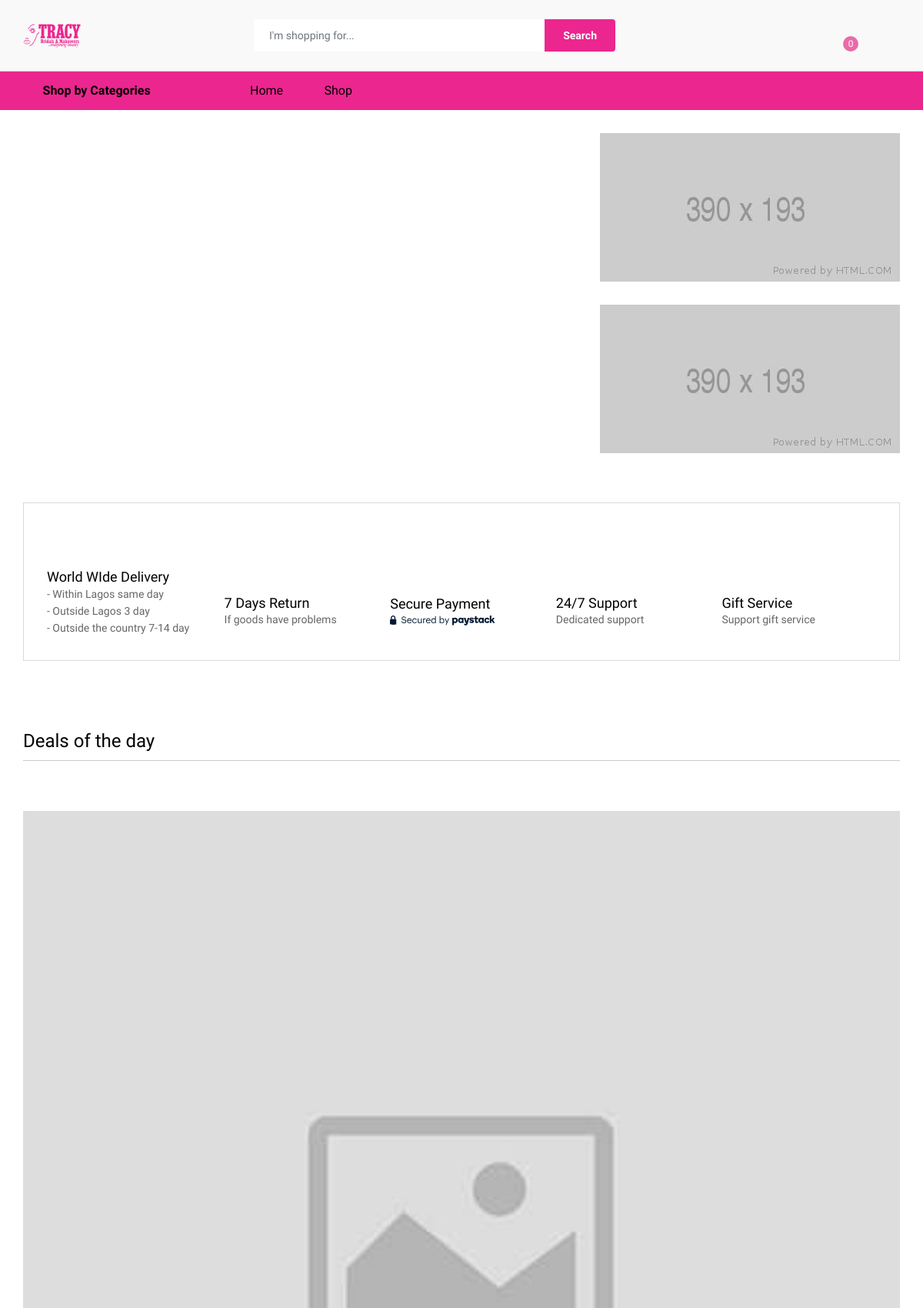
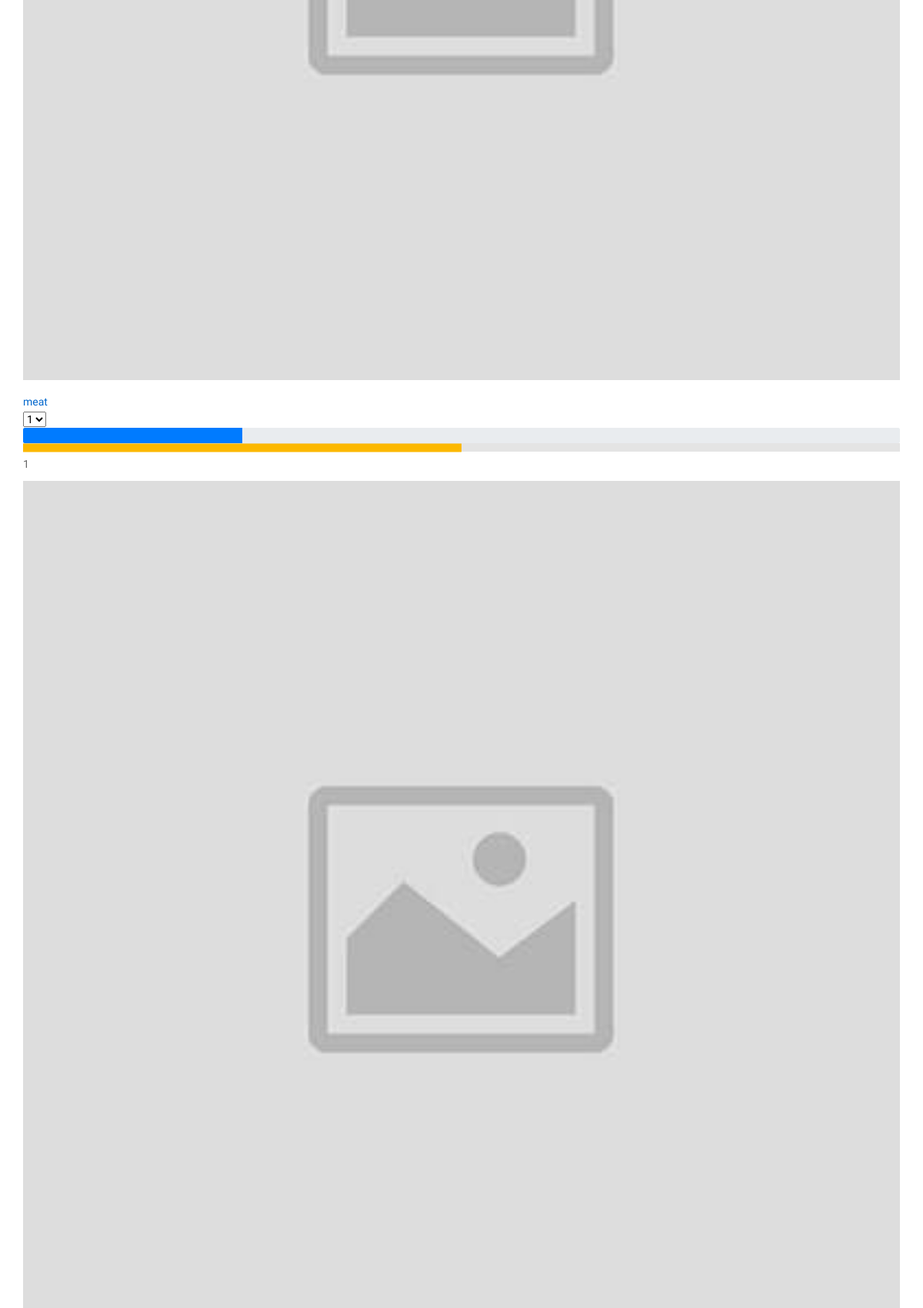
The app's page /public_html/index.php (upper part) with its own data (2 pictures, top to bottom).
### tables this page shows
CREATE TABLE `products` (
  `products_id` int(11) NOT NULL,
  `products_name` varchar(30) NOT NULL,
  `products_price` varchar(11) NOT NULL,
  `products_sales_price` varchar(10) NOT NULL,
  `products_sub_categories` int(10) NOT NULL,
  `products_promo` varchar(20) NOT NULL DEFAULT '0',
  `products_deals` varchar(20) NOT NULL DEFAULT '0',
  `products_new_arrivals` varchar(20) NOT NULL DEFAULT '0',
  `products_best_sellers` varchar(20) NOT NULL DEFAULT '0',
  `products_popular` varchar(20) NOT NULL DEFAULT '0',
  `products_short_description` varchar(255) NOT NULL,
  `products_long_description` text NOT NULL,
  `products_image` varchar(255) NOT NULL DEFAULT 'default.jpg',
  `products_timestamp` timestamp NOT NULL DEFAULT CURRENT_TIMESTAMP ON UPDATE CURRENT_TIMESTAMP
);

CREATE TABLE `inventory` (
  `inventory_id` int(11) NOT NULL,
  `inventory_product_id` int(11) NOT NULL,
  `inventory_value` int(4) NOT NULL DEFAULT '1',
  `inventory_value_prev` int(4) NOT NULL DEFAULT '0',
  `inventory_timestamp` timestamp NOT NULL DEFAULT CURRENT_TIMESTAMP
);

### public_html/index.php (the view, shortened to what this page needs)
<?php require_once ('../incs-template1/config.php'); ?>
<?php
include ('../incs-template1/header.php'); ?>
<div id="homepage-1">
    <div class="ps-home-banner ps-home-banner--1">
        <div class="ps-container">
            <div class="ps-section__left">
                <div class="ps-carousel--nav-inside owl-slider" data-owl-auto="true" data-owl-loop="true" data-owl-speed="5000" data-owl-gap="0" data-owl-nav="true" data-owl-dots="true" data-owl-item="1" data-owl-item-xs="1" data-owl-item-sm="1" data-owl-item-md="1"
                    data-owl-item-lg="1" data-owl-duration="1000" data-owl-mousedrag="on" data-owl-animate-in="fadeIn" data-owl-animate-out="fadeOut">
                   <?php
                   	$query_slider_banner_select =  mysqli_query($connect, "SELECT slider_banner_image FROM slider_banner ORDER BY slider_id ASC LIMIT 3") or die(db_conn_error);
                   while($looping_slider=mysqli_fetch_array($query_slider_banner_select)){
                    echo ' <div class="ps-banner bg--cover" data-background="images/sliders/'.$looping_slider['slider_banner_image'].'">
                                <a class="ps-banner__overlay" ></a>
                            </div>';
                    }
                   ?>
                </div>
            </div>
            <div class="ps-section__right">
<?php
                   	$query_banner_select =  mysqli_query($connect, "SELECT banner_image FROM banner ORDER BY banner_id ASC LIMIT 2") or die(db_conn_error);
                   while($looping_banner=mysqli_fetch_array($query_banner_select)){
            echo '<a class="ps-collection"><img src="images/banners/'.$looping_banner['banner_image'].'" alt="'.$looping_banner['banner_image'].'"></a>';
                   }
                   ?>
            </div>
        </div>
    </div>
    <div class="ps-site-features">
        <div class="ps-container">
            <div class="ps-block--site-features">
                <div class="ps-block__item">
                    <div class="ps-block__left"><i class="icon-rocket"></i></div>
                    <div class="ps-block__right">
                        <h4>World WIde Delivery</h4>
                        <p>- Within Lagos same day</p>
                        <p>- Outside Lagos 3 day</p>
                        <p>- Outside the country 7-14 day</p>
                    </div>
                </div>
                <div class="ps-block__item">
                    <div class="ps-block__left"><i class="icon-sync"></i></div>
                    <div class="ps-block__right">
                        <h4>7 Days Return</h4>
                        <p>If goods have problems</p>
                    </div>
                </div>
                <div class="ps-block__item">
                    <div class="ps-block__left"><i class="icon-credit-card"></i></div>
                    <div class="ps-block__right">
                        <h4>Secure Payment</h4>
                    </div>
                </div>
                <div class="ps-block__item">
                    <div class="ps-block__left"><i class="icon-bubbles"></i></div>
                    <div class="ps-block__right">
                        <h4>24/7 Support</h4>
                        <p>Dedicated support</p>
                    </div>
                </div>
                <div class="ps-block__item">
                    <div class="ps-block__left"><i class="icon-gift"></i></div>
                    <div class="ps-block__right">
                        <h4>Gift Service</h4>
                        <p>Support gift service</p>
                    </div>
                </div>
            </div>
        </div>
    </div>
    <?php
        $select_products3 = mysqli_query($connect,"SELECT * FROM products, inventory WHERE products_deals = 'Deals of the day' AND products_id = inventory_product_id ORDER BY products_id DESC LIMIT 12" ) or die(db_conn_error);
        if (mysqli_num_rows($select_products3) != 0) {
        echo '
        <div class="ps-deal-of-day">
            <div class="ps-container">
                <div class="ps-section__header">
                    <div class="ps-block--countdown-deal">
                        <div class="ps-block__left">
                            <h3>Deals of the day</h3>
                        </div>
                        <!-- <div class="ps-block__right">
                             <figure>
                                 <figcaption>End in:</figcaption>
                                 <ul class="ps-countdown" data-time="December 30, 2021 15:37:25">
                                     <li><span class="days"></span></li>
                                     <li><span class="hours"></span></li>
                                     <li><span class="minutes"></span></li>
                                     <li><span class="seconds"></span></li>
                              </ul>
                            </figure>
                         </div> -->
                    </div>
                </div>
                <div class="ps-section__content">
                <div class="ps-carousel--nav owl-slider" data-owl-auto="true" data-owl-loop="true" data-owl-speed="10000" data-owl-gap="30" data-owl-nav="true" data-owl-dots="true" data-owl-item="7" data-owl-item-xs="2" data-owl-item-sm="2" data-owl-item-md="2" data-owl-item-lg="4" data-owl-item-xl="6" data-owl-duration="1000" data-owl-mousedrag="on">';
                while($rows_loop = mysqli_fetch_array($select_products3)){
                echo '
                <div class="ps-product ps-product--inner">
                <div class="ps-product__thumbnail">
                    <a href="product-description.php?id='.$rows_loop['products_id'].'"><img src="images/products/'.$rows_loop['products_image'].'" alt="'.$rows_loop['products_name'].'" /></a>';
                    echo    '
                    <ul class="ps-product__actions">
                    <form method="POST" action="">
                        <input type="hidden" name="code" value="'.$rows_loop['products_id'].'" />
                        <button type="submit" class="btn-fade"><li><a data-toggle="tooltip" data-placement="top" title="Add To Cart"><i class="icon-bag2"></i></a></li></button>
                    </form>
                    </ul>
                    </div>
                    <div class="ps-product__container">';
                    echo '
                            <p class="ps-product__price sale">'; if(!empty($rows_loop['products_sales_price'])){
                                echo '&#8358;'.number_format($rows_loop['products_sales_price']).' ' . '<del>'.'&#8358;'.number_format($rows_loop['products_price']) .'</del>';
                            }
                            echo '</p>
                            <div class="ps-product__content"><a class="ps-product__title" href="product-description.php?id='.$rows_loop['products_id'].'">'.$rows_loop['products_name'].'</a>
                                <div class="ps-product__rating">
                                    <select class="ps-rating" data-read-only="true">
                                        <option value="1">1</option>
                                        <option value="1">2</option>
                                        <option value="1">3</option>
                                        <option value="1">4</option>
                                        <option value="1">5</option>
                                    </select>
                                </div>
                                <div class="ps-product__progress-bar ps-progress" data-value="100">
                                <div class="progress" style="height: 20px;">
                                    <div class="progress-bar" role="progressbar" style="width: 25%;" aria-valuenow="25" aria-valuemin="0" aria-valuemax="100"></div>
                                </div>
                                    <div class="ps-progress__value"><span></span></div>
                                    <p>'.$rows_loop['inventory_value'].'</p>
                                </div>
                            </div>
                    </div>
                </div>
                    ';}
                    echo '
                    </div>
                </div>
            </div>
        </div> ';
        }
    ?>
</div>
<?php include ('../incs-template1/footer.php'); ?>

### public_html/css/color-style.css (style rules this page uses)
.ps-block--user-header i, .ps-block--site-features .ps-block__left i { color: #ec268f; }

### records on screen
products: products_image (placeholder picture), products_name "meat", inventory.inventory_value "1"
products: products_image (placeholder picture)
